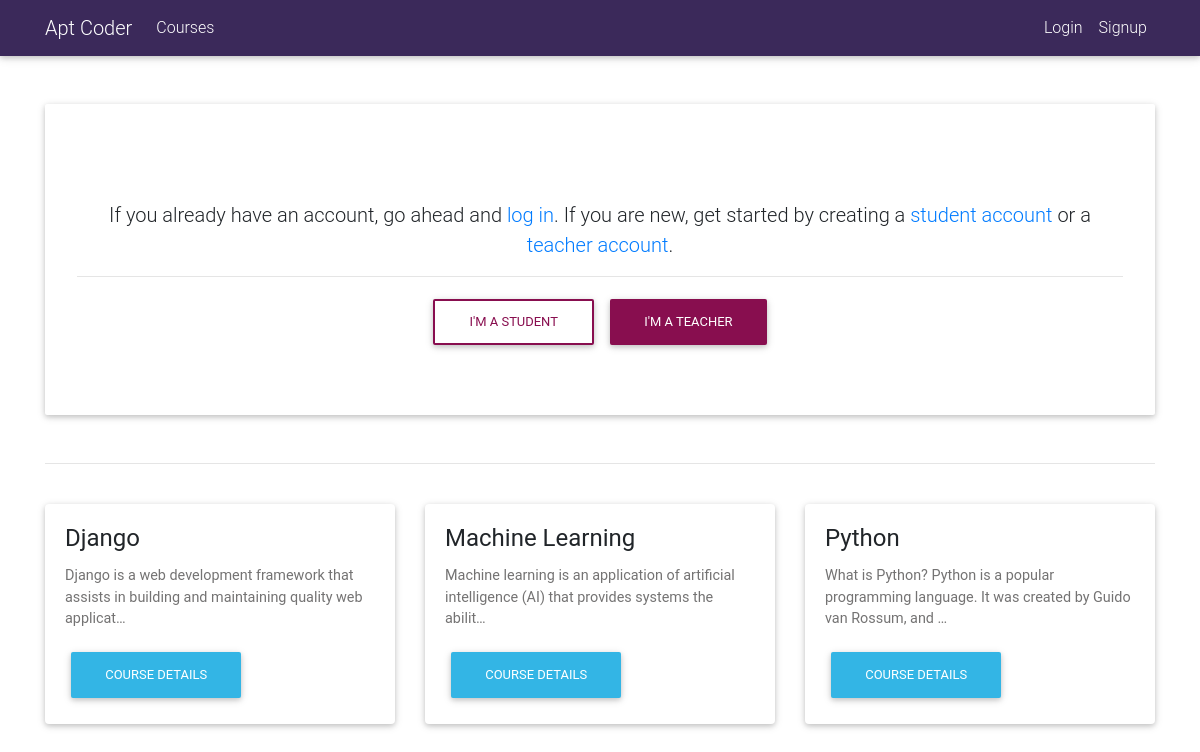
The page / on the database its author committed.
### core/models.py (models this page shows, shortened)
class Courses(models.Model):
    owner = models.ForeignKey(User,
                              related_name='courses_created',
                              on_delete=models.CASCADE)
    course_name = models.CharField(max_length=250)
    description = models.TextField()
    date = models.DateField(auto_now_add=True)
    instructer = models.CharField(max_length=150, blank=True, null=True)
    students = models.ManyToManyField(User, related_name='courses_joined',
                                      blank=True)
    slug = AutoSlugField(('slug'), max_length=50,
                         unique=True, populate_from=('course_name',))
    class Meta:
        ordering = ['-date']

### core/views.py (the view)
# urls.py: path('', HomeView.as_view(), name='index'),
class HomeView(ListView):
    model = Courses
    template_name = 'core/index.html'

### core/templates/core/index.html (shortened to what this page needs)
{% extends 'base.html' %}
{% block content %}
<main>
    <div class="container">
        <div class="row wow fadeIn" data-wow-delay="0.2s">
            <div class="col-md-12">
            {% if not user.is_authenticated %}
                <div class="jumbotron">
                    <br>
                    <p class="lead">
                        If you already have an account, go ahead and <a href="{% url 'accounts:login' %}">log in</a>. If you are new, get started
                        by creating a <a href="{% url 'accounts:student_signup' %}">student account</a> or a <a href="{% url 'accounts:teacher_signup' %}">teacher account</a>.
                    </p>
                    <hr>
                    <a href="{% url 'accounts:student_signup' %}" class="btn btn-outline-unique" rel="nofollow">I'm a student</a>
                    <a href="{% url 'accounts:teacher_signup' %}" class="btn btn-unique btn-ptc" rel="nofollow">I'm a teacher</a>
                </div>
            {% endif %}
            </div>
        </div>
        <hr class="extra-margins">
        {% if object_list %}
        <div class="row">
        {% for courses in object_list %}
            <div class="col-lg-4">
                <div class="card wow fadeIn" data-wow-delay="0.2s">
                    <div class="card-body">
                        <h4 class="card-title">{{ courses.course_name}}</h4>
                        <p class="card-text">{{ courses.description|truncatechars:100 }}</p>
                        <a href="{% url 'core:course_detail' courses.slug %}" class="btn btn-info">Course Details</a>
                    </div>
                </div>
            </div>
        {% endfor%}
        </div>
        {% else %}
        <h3>No Course</h3>
        {% endif %}
    </div>
</main>
{% endblock content %}

### rows shown on the page
Courses: course_name "Django", description "Django is a web development framework that assists in building and maintaining quality web applicat…"
Courses: course_name "Machine Learning", description "Machine learning is an application of artificial intelligence (AI) that provides systems the abilit…"
Courses: course_name "Python", description "What is Python? Python is a popular programming language. It was created by Guido van Rossum, and …"
